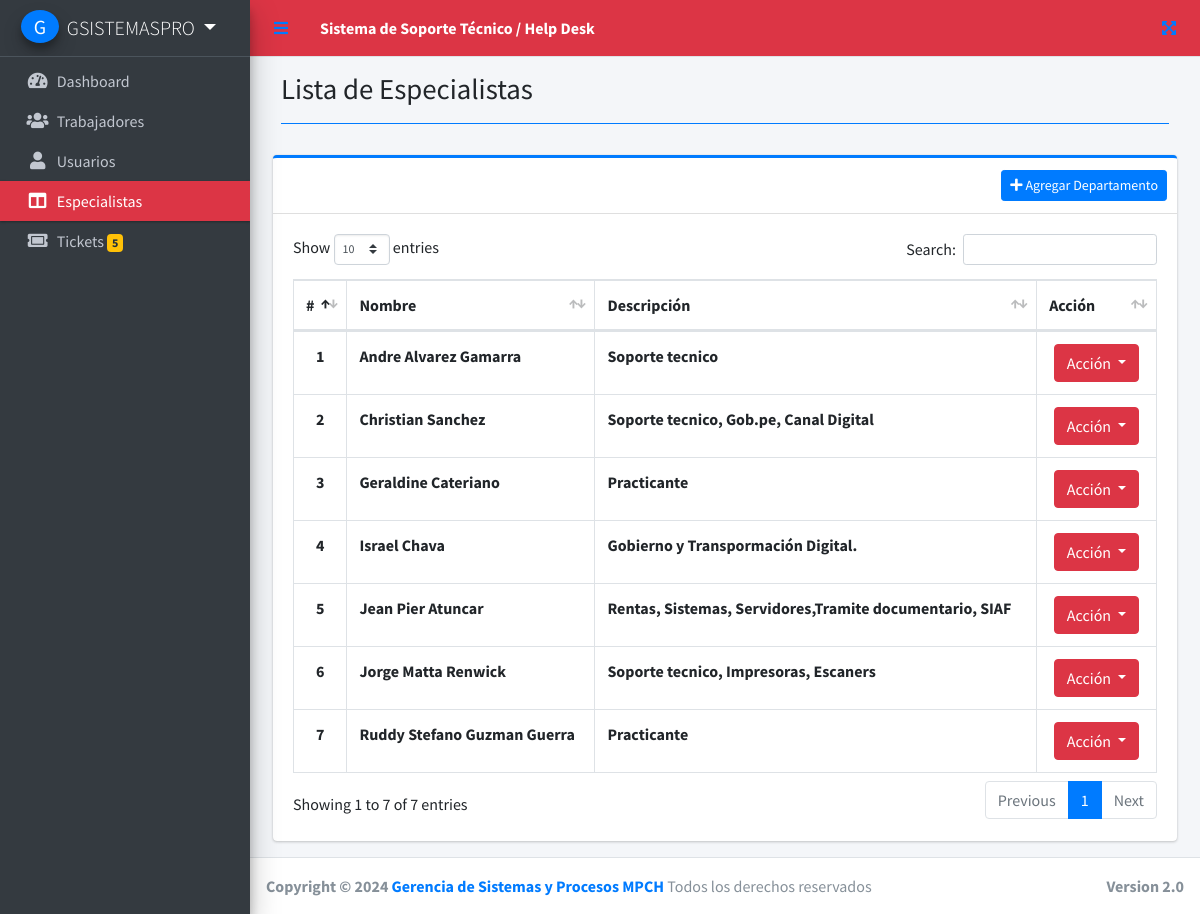
The page /index.php?page=department_list (signed in) on the database its author committed.
### tables this page shows
CREATE TABLE IF NOT EXISTS `departments` (
  `id` int(30) NOT NULL AUTO_INCREMENT,
  `name` text NOT NULL,
  `description` text NOT NULL,
  `date_created` datetime NOT NULL DEFAULT current_timestamp(),
  PRIMARY KEY (`id`)
);

### department_list.php (the view, shortened to what this page needs)
<?php include 'db_connect.php' ?>
<div class="content-header">
    <div class="container-fluid">
        <div class="row mb-2">
            <div class="col-sm-6">
                <h1 class="m-0">Lista de Especialistas</h1>
            </div>
        </div>
        <hr class="border-primary">
    </div>
</div>
<div class="col-lg-12">
	<div class="card card-outline card-primary">
		<div class="card-header">
			<div class="card-tools">
				<button class="btn btn-sm btn-primary btn-block" type='button' id="new_department"><i class="fa fa-plus"></i> Agregar Departamento</button>
			</div>
		</div>
		<div class="card-body">
			<table class="table tabe-hover table-bordered" id="list">
				<thead>
					<tr>
						<th>#</th>
						<th>Nombre</th>
						<th>Descripción</th>
						<th>Acción</th>
					</tr>
				</thead>
				<tbody>
					<?php
					$i = 1;
					$qry = $conn->query("SELECT * FROM departments order by  name asc");
					while ($row = $qry->fetch_assoc()) :
					?>
						<tr>
							<th class="text-center"><?php echo $i++ ?></th>
							<td><b><?php echo ucwords($row['name']) ?></b></td>
							<td><b><?php echo $row['description'] ?></b></td>
							<td class="text-center ">
								<button type="button" class="btn btn-danger dropdown-toggle" data-toggle="dropdown" aria-expanded="true">
									Acción
								</button>
							</td>
						</tr>
					<?php endwhile; ?>
				</tbody>
			</table>
		</div>
	</div>
</div>

### rows shown on the page
departments: name "Andre Alvarez Gamarra", description "Soporte tecnico"
departments: name "Christian Sanchez", description "Soporte tecnico, Gob.pe, Canal Digital"
departments: name "Geraldine Cateriano", description "Practicante"
departments: name "Israel Chava", description "Gobierno y Transpormación Digital."
departments: name "Jean Pier Atuncar", description "Rentas, Sistemas, Servidores,Tramite documentario, SIAF"
departments: name "Jorge Matta Renwick", description "Soporte tecnico, Impresoras, Escaners"
departments: name "Ruddy Stefano Guzman Guerra", description "Practicante"

### other values the page prints
$_SESSION['login_firstname'] . ' ' . $_SESSION['login_lastname'] "GSISTEMASPRO"
$conn->query("SELECT * FROM tickets WHERE status='0'")->num_rows "5"
